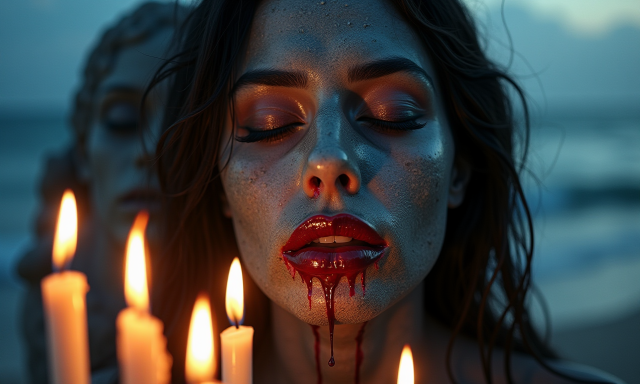
#> input picture examples/flux/florence2/comfyui_dagthomas_florence2__00004_.png, 1280 x 768 px (shown at 1/2 size); its folder holds only this picture in this run
$ python -i custom_vision.py   (imports and definitions only)
#> lines starting #> are read from the running program, lines starting #| are printed output that depends on the picture
# Gemini Custom Vision Node

import os
import re
import random
import torch
import numpy as np
from PIL import Image

from ...utils.constants import CUSTOM_CATEGORY, gemini_models
from ...utils.gemini_client import get_gemini_client, gemini_generate
from ...utils.image_utils import tensor2pil, pil2tensor


# [147 lines that did not run here, left out]

>>> import cv2
>>> picture = cv2.imread('../../examples/flux/florence2/comfyui_dagthomas_florence2__00004_.png', cv2.IMREAD_GRAYSCALE)
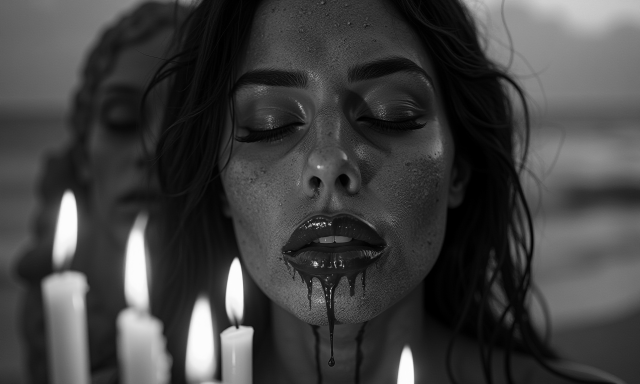
#> picture: shape (768, 1280) (shown at 1/2 size); min 0, max 253, mean 64.4
#> (the run stopped early here; a loop or call above may not have finished)

$ run again, on examples/flux/florence2/dagthomas_florence2_workflow.png
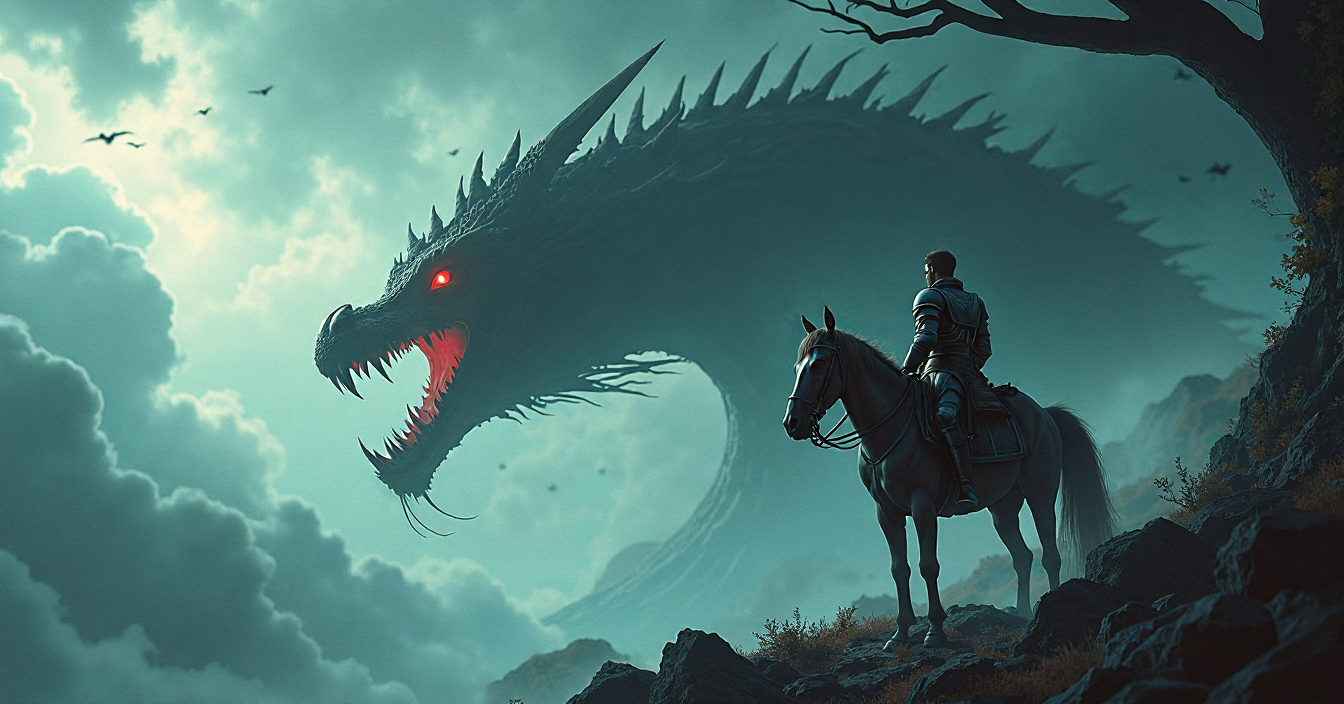
#> input picture examples/flux/florence2/dagthomas_florence2_workflow.png, 1344 x 704 px
#> `picture = cv2.imread('../../examples/flux/florence2/comfyui_dagthomas_..`:
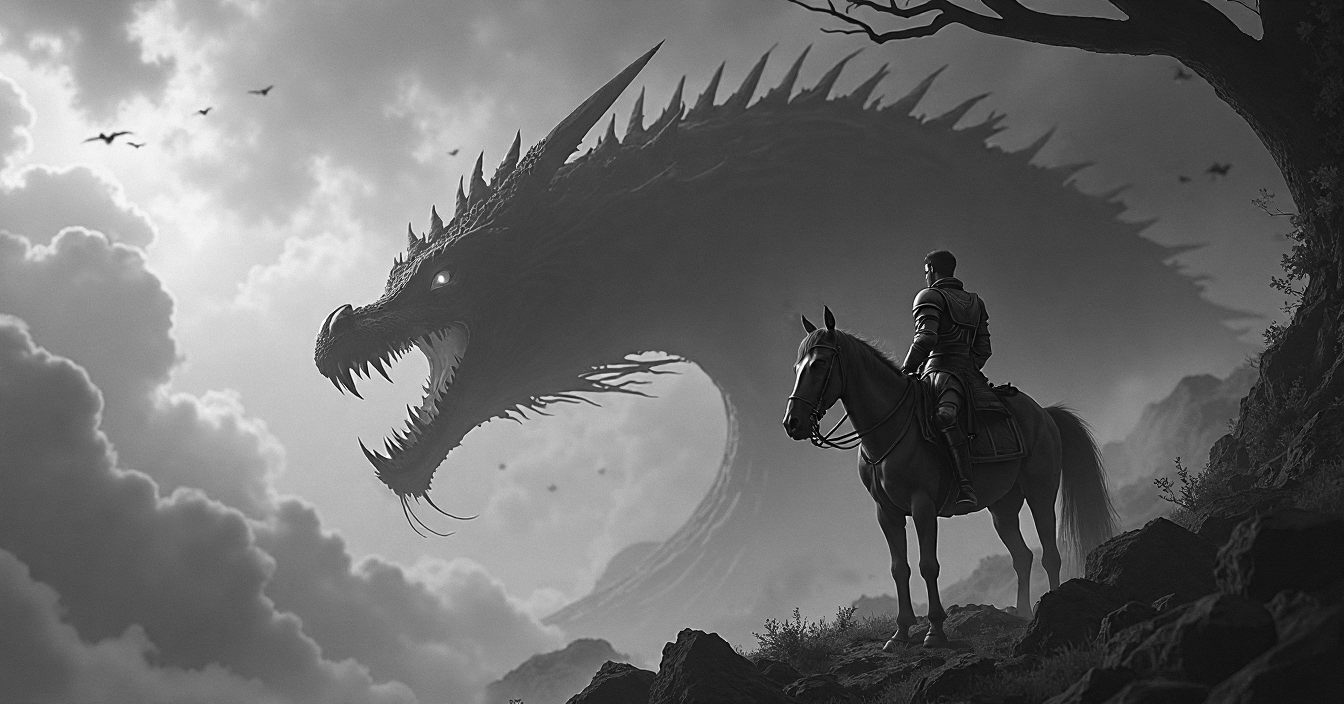
#> picture: shape (704, 1344); min 0, max 255, mean 107
